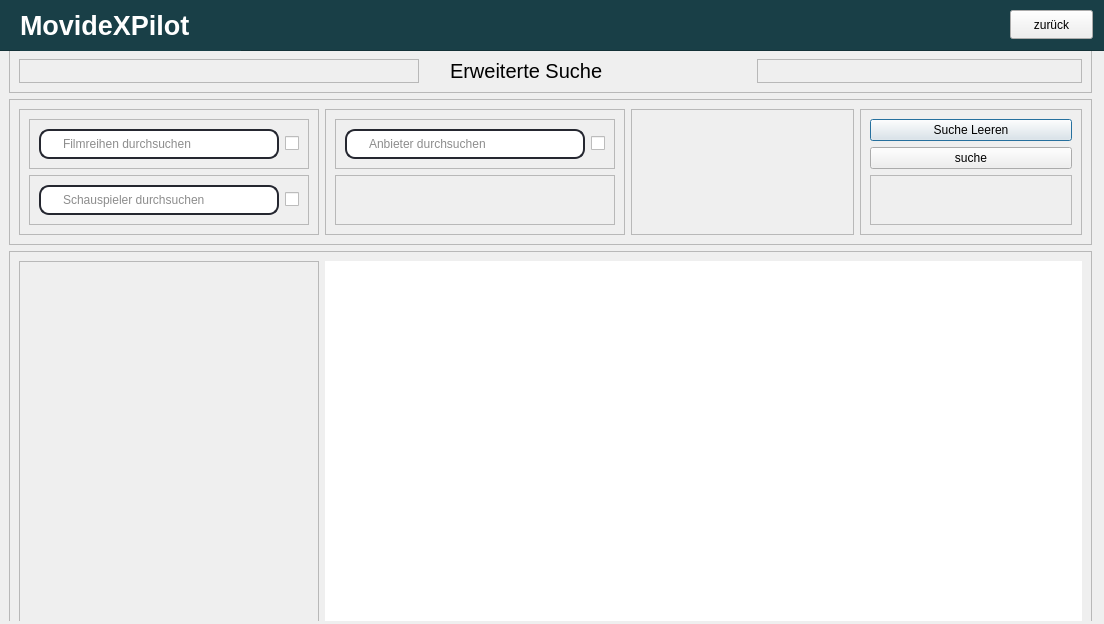
<?xml version="1.0" encoding="UTF-8"?>
<ui version="4.0">
 <class>advancedsearch</class>
 <widget class="QDialog" name="advancedsearch">
  <property name="geometry">
   <rect>
    <x>0</x>
    <y>0</y>
    <width>1104</width>
    <height>624</height>
   </rect>
  </property>
  <property name="windowTitle">
   <string>Dialog</string>
  </property>
  <widget class="QScrollArea" name="scrollArea">
   <property name="geometry">
    <rect>
     <x>0</x>
     <y>40</y>
     <width>1101</width>
     <height>581</height>
    </rect>
   </property>
   <property name="frameShape">
    <enum>QFrame::NoFrame</enum>
   </property>
   <property name="verticalScrollBarPolicy">
    <enum>Qt::ScrollBarAlwaysOff</enum>
   </property>
   <property name="horizontalScrollBarPolicy">
    <enum>Qt::ScrollBarAlwaysOff</enum>
   </property>
   <property name="widgetResizable">
    <bool>true</bool>
   </property>
   <widget class="QWidget" name="scrollAreaWidgetContents">
    <property name="geometry">
     <rect>
      <x>0</x>
      <y>0</y>
      <width>1101</width>
      <height>1281</height>
     </rect>
    </property>
    <layout class="QVBoxLayout" name="verticalLayout_3">
     <item>
      <widget class="QFrame" name="frame_4">
       <property name="frameShape">
        <enum>QFrame::StyledPanel</enum>
       </property>
       <property name="frameShadow">
        <enum>QFrame::Raised</enum>
       </property>
       <layout class="QHBoxLayout" name="horizontalLayout_2">
        <item>
         <widget class="QFrame" name="frame_5">
          <property name="minimumSize">
           <size>
            <width>400</width>
            <height>0</height>
           </size>
          </property>
          <property name="frameShape">
           <enum>QFrame::StyledPanel</enum>
          </property>
          <property name="frameShadow">
           <enum>QFrame::Raised</enum>
          </property>
         </widget>
        </item>
        <item>
         <widget class="QLabel" name="OutputName">
          <property name="maximumSize">
           <size>
            <width>16777215</width>
            <height>16777215</height>
           </size>
          </property>
          <property name="font">
           <font>
            <pointsize>15</pointsize>
           </font>
          </property>
          <property name="autoFillBackground">
           <bool>false</bool>
          </property>
          <property name="styleSheet">
           <string notr="true">QLabel{
padding-left: 20px;
padding-right:20px;
height: 40px;
width: 40px;s
}</string>
          </property>
          <property name="text">
           <string>Erweiterte Suche</string>
          </property>
         </widget>
        </item>
        <item>
         <widget class="QFrame" name="frame_7">
          <property name="frameShape">
           <enum>QFrame::StyledPanel</enum>
          </property>
          <property name="frameShadow">
           <enum>QFrame::Raised</enum>
          </property>
         </widget>
        </item>
       </layout>
      </widget>
     </item>
     <item>
      <widget class="QFrame" name="frame_15">
       <property name="frameShape">
        <enum>QFrame::StyledPanel</enum>
       </property>
       <property name="frameShadow">
        <enum>QFrame::Raised</enum>
       </property>
       <layout class="QHBoxLayout" name="horizontalLayout_3">
        <item>
         <widget class="QFrame" name="frame_14">
          <property name="maximumSize">
           <size>
            <width>300</width>
            <height>140</height>
           </size>
          </property>
          <property name="frameShape">
           <enum>QFrame::StyledPanel</enum>
          </property>
          <property name="frameShadow">
           <enum>QFrame::Raised</enum>
          </property>
          <layout class="QVBoxLayout" name="verticalLayout_2">
           <item>
            <widget class="QFrame" name="frame">
             <property name="frameShape">
              <enum>QFrame::StyledPanel</enum>
             </property>
             <property name="frameShadow">
              <enum>QFrame::Raised</enum>
             </property>
             <layout class="QHBoxLayout" name="horizontalLayout">
              <item>
               <widget class="QLineEdit" name="FilmnreiheInput">
                <property name="minimumSize">
                 <size>
                  <width>200</width>
                  <height>30</height>
                 </size>
                </property>
                <property name="styleSheet">
                 <string notr="true">QLineEdit{
border: 2px solid rgb(37,39,48);
border-radius: 10px;
color: rgb(26, 26, 26);
padding-left: 20px;
padding-right:20px;
height: 20px;
width: 20px;
border-bottom: 2px solid rgb(37,39,48);
border-bottom-left-radius: 10px; 
border-bottom-right-radius: 10px;
}</string>
                </property>
                <property name="placeholderText">
                 <string>Filmreihen durchsuchen</string>
                </property>
               </widget>
              </item>
              <item>
               <widget class="QCheckBox" name="filmreiheCheckBox">
                <property name="text">
                 <string/>
                </property>
               </widget>
              </item>
             </layout>
            </widget>
           </item>
           <item>
            <widget class="QFrame" name="frame_9">
             <property name="frameShape">
              <enum>QFrame::StyledPanel</enum>
             </property>
             <property name="frameShadow">
              <enum>QFrame::Raised</enum>
             </property>
             <layout class="QHBoxLayout" name="horizontalLayout_7">
              <item>
               <widget class="QLineEdit" name="SchauspielerInput_2">
                <property name="minimumSize">
                 <size>
                  <width>200</width>
                  <height>30</height>
                 </size>
                </property>
                <property name="styleSheet">
                 <string notr="true">QLineEdit{
border: 2px solid rgb(37,39,48);
border-radius: 10px;
color: rgb(26, 26, 26);
padding-left: 20px;
padding-right:20px;
height: 40px;
width: 40px;
border-bottom: 2px solid rgb(37,39,48);
border-bottom-left-radius: 10px; 
border-bottom-right-radius: 10px;
}</string>
                </property>
                <property name="placeholderText">
                 <string>Schauspieler durchsuchen</string>
                </property>
               </widget>
              </item>
              <item>
               <widget class="QCheckBox" name="schauspielerCheckBox">
                <property name="text">
                 <string/>
                </property>
               </widget>
              </item>
             </layout>
            </widget>
           </item>
          </layout>
         </widget>
        </item>
        <item>
         <widget class="QFrame" name="frame_8">
          <property name="maximumSize">
           <size>
            <width>300</width>
            <height>140</height>
           </size>
          </property>
          <property name="frameShape">
           <enum>QFrame::StyledPanel</enum>
          </property>
          <property name="frameShadow">
           <enum>QFrame::Raised</enum>
          </property>
          <layout class="QVBoxLayout" name="verticalLayout_7">
           <item>
            <widget class="QFrame" name="frame_6">
             <property name="frameShape">
              <enum>QFrame::StyledPanel</enum>
             </property>
             <property name="frameShadow">
              <enum>QFrame::Raised</enum>
             </property>
             <layout class="QHBoxLayout" name="horizontalLayout_6">
              <item>
               <widget class="QLineEdit" name="AnbieterInput">
                <property name="minimumSize">
                 <size>
                  <width>200</width>
                  <height>30</height>
                 </size>
                </property>
                <property name="styleSheet">
                 <string notr="true">QLineEdit{
border: 2px solid rgb(37,39,48);
border-radius: 10px;
color: rgb(26, 26, 26);
padding-left: 20px;
padding-right:20px;
height: 40px;
width: 40px;
border-bottom: 2px solid rgb(37,39,48);
border-bottom-left-radius: 10px; 
border-bottom-right-radius: 10px;
}</string>
                </property>
                <property name="placeholderText">
                 <string>Anbieter durchsuchen</string>
                </property>
               </widget>
              </item>
              <item>
               <widget class="QCheckBox" name="anbieterCheckBox">
                <property name="text">
                 <string/>
                </property>
               </widget>
              </item>
             </layout>
            </widget>
           </item>
           <item>
            <widget class="QFrame" name="frame_12">
             <property name="frameShape">
              <enum>QFrame::StyledPanel</enum>
             </property>
             <property name="frameShadow">
              <enum>QFrame::Raised</enum>
             </property>
             <layout class="QHBoxLayout" name="horizontalLayout_8"/>
            </widget>
           </item>
          </layout>
         </widget>
        </item>
        <item>
         <widget class="QFrame" name="frame_10">
          <property name="frameShape">
           <enum>QFrame::StyledPanel</enum>
          </property>
          <property name="frameShadow">
           <enum>QFrame::Raised</enum>
          </property>
         </widget>
        </item>
        <item>
         <widget class="QFrame" name="frame_3">
          <property name="minimumSize">
           <size>
            <width>200</width>
            <height>0</height>
           </size>
          </property>
          <property name="frameShape">
           <enum>QFrame::StyledPanel</enum>
          </property>
          <property name="frameShadow">
           <enum>QFrame::Raised</enum>
          </property>
          <layout class="QVBoxLayout" name="verticalLayout">
           <item>
            <widget class="QPushButton" name="leerenButton">
             <property name="text">
              <string>Suche Leeren</string>
             </property>
            </widget>
           </item>
           <item>
            <widget class="QPushButton" name="sucheButton">
             <property name="text">
              <string>suche</string>
             </property>
            </widget>
           </item>
           <item>
            <widget class="QFrame" name="frame_2">
             <property name="frameShape">
              <enum>QFrame::StyledPanel</enum>
             </property>
             <property name="frameShadow">
              <enum>QFrame::Raised</enum>
             </property>
            </widget>
           </item>
          </layout>
         </widget>
        </item>
       </layout>
      </widget>
     </item>
     <item>
      <widget class="QFrame" name="frame_13">
       <property name="frameShape">
        <enum>QFrame::StyledPanel</enum>
       </property>
       <property name="frameShadow">
        <enum>QFrame::Raised</enum>
       </property>
       <layout class="QHBoxLayout" name="horizontalLayout_4">
        <item>
         <widget class="QFrame" name="frame_16">
          <property name="minimumSize">
           <size>
            <width>300</width>
            <height>0</height>
           </size>
          </property>
          <property name="frameShape">
           <enum>QFrame::StyledPanel</enum>
          </property>
          <property name="frameShadow">
           <enum>QFrame::Raised</enum>
          </property>
         </widget>
        </item>
        <item>
         <widget class="QTextEdit" name="Ausgabe">
          <property name="minimumSize">
           <size>
            <width>0</width>
            <height>1000</height>
           </size>
          </property>
          <property name="frameShape">
           <enum>QFrame::NoFrame</enum>
          </property>
         </widget>
        </item>
       </layout>
      </widget>
     </item>
    </layout>
   </widget>
  </widget>
  <widget class="QFrame" name="frame_11">
   <property name="geometry">
    <rect>
     <x>-20</x>
     <y>-10</y>
     <width>1131</width>
     <height>61</height>
    </rect>
   </property>
   <property name="autoFillBackground">
    <bool>false</bool>
   </property>
   <property name="styleSheet">
    <string notr="true">QFrame{
background-color:rgb(25, 63, 71);
}</string>
   </property>
   <property name="frameShape">
    <enum>QFrame::StyledPanel</enum>
   </property>
   <property name="frameShadow">
    <enum>QFrame::Raised</enum>
   </property>
   <widget class="QPushButton" name="verlassenButton">
    <property name="geometry">
     <rect>
      <x>1030</x>
      <y>20</y>
      <width>83</width>
      <height>29</height>
     </rect>
    </property>
    <property name="text">
     <string>zurück</string>
    </property>
   </widget>
   <widget class="QLabel" name="label">
    <property name="geometry">
     <rect>
      <x>40</x>
      <y>10</y>
      <width>221</width>
      <height>51</height>
     </rect>
    </property>
    <property name="font">
     <font>
      <pointsize>20</pointsize>
      <bold>true</bold>
     </font>
    </property>
    <property name="styleSheet">
     <string notr="true">QLabel{
color:rgb(255, 255, 255);
}</string>
    </property>
    <property name="text">
     <string>MovideXPilot</string>
    </property>
   </widget>
  </widget>
 </widget>
 <resources/>
 <connections/>
</ui>
